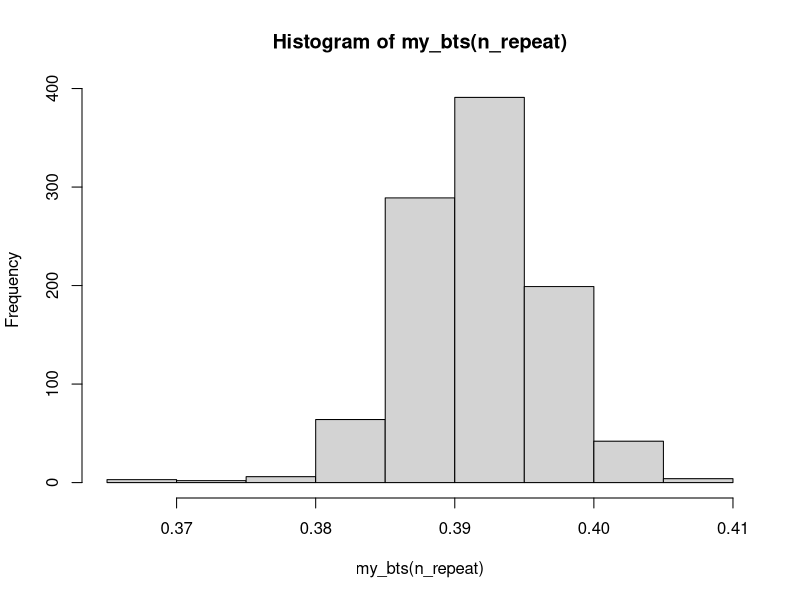
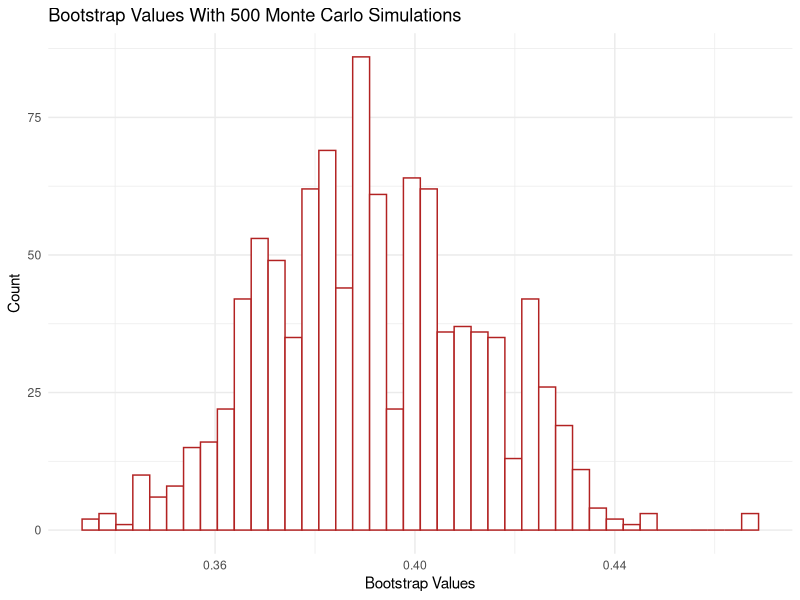
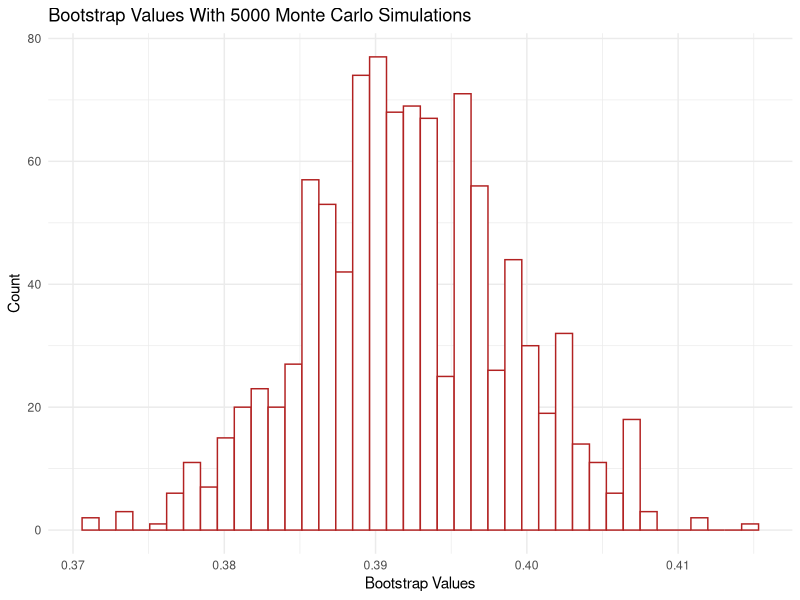
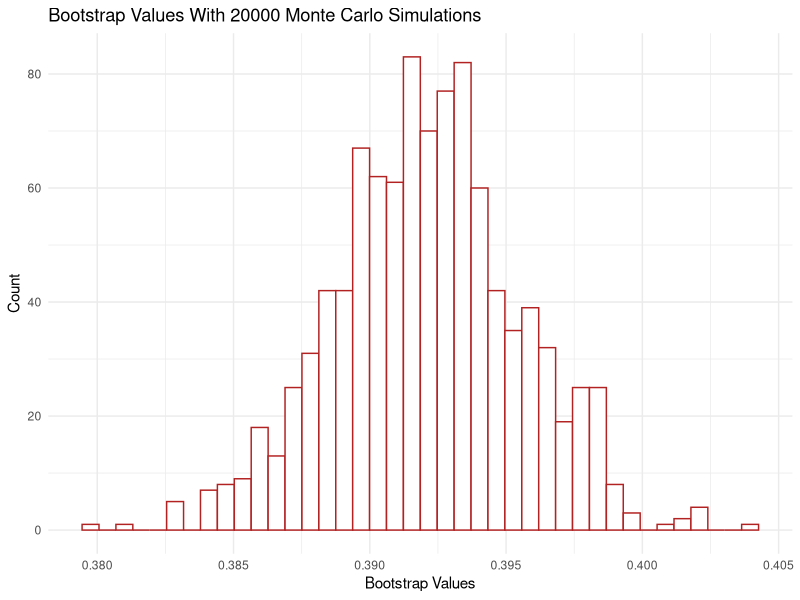

These figures' R source, in order:
## ---- chunk 1
# Include libraries
library(tidyverse)
library(ggplot2)
library(ggpubr)
## ---- chunk 2
# Problem A
# Sample size
n <- 10000
# Pre-allocate memory for storing random samples
X <- rep(NA, n)
Y <- rep(NA, n)
prob <- NA
# For reproducibility
set.seed(777)
# Simple Monte Carlo function to calculate probability Pr(X > Y)
# Input:
#  X - samples from normal distribution,
#  Y - samples from uniform distribution.
# Output:
#  prob - probability Pr(X > Y).
my_mc <- function(n) {
  # Generate samples with given boundaries
  X <- rnorm(n, mean = 4, sd = sqrt(10))
  Y <- runif(n, min = 2, max = 8)
  # Check how many x variables are greater than y variables
  # http://ditraglia.com/Econ103Public/Rtutorials/Rtutorial4.html
  prob <- sum(X > Y) / length(X + Y)
  # I wouldn't use return command normally in this place, since the Tidyverse
  # Style Guide advice against it, unless I wanted the return earlier in the 
  # function. However, I have heard this sometimes gets penalised at the 
  # university, hence, the return command at the end of the function.
  return(prob)
}
## ---- chunk 3
my_mc(n)
## ---- chunk 4
# Bootstrapping to derive the sampling distribution of Pr(X > Y)
# Sample size
n_repeat <- 1000
# Pre-allocate memory for storing results
boot_res <- rep(NA, n_repeat)
prob_res <- rep(NA, n_repeat)
# For reproducibility
set.seed(555)
# Loop across all samples
# Output:
#  boot_res - store vector of the Pr(X > Y) distribution.
my_bts <- function(n_repeat) {
  for (i in seq(n_repeat)) {
  prob_res[i] <- my_mc(n)
  }
  # Resample with replacement
  boot_res <- sample(x = prob_res, size = n_repeat, replace = TRUE)
  # Store results
  return(boot_res)
}
## ---- chunk 5
# Plot the bootstrap results
hist(my_bts(n_repeat))
## ---- chunk 6
# Bootstrap variance changes when sample size for Monte Carlo simulation is
# 500, 5000, 20000. Minimum recommended - 5k, max recommended - 20k.
n <- 500
ggplot() + 
  aes(my_bts(n_repeat)) + 
  geom_histogram(colour = "firebrick", fill = "white", bins = 40) +
  xlab("Bootstrap Values") +
  ylab("Count") +
  ggtitle("Bootstrap Values With 500 Monte Carlo Simulations") +
  theme_minimal()

n <- 5000
ggplot() + 
  aes(my_bts(n_repeat)) + 
  geom_histogram(colour = "firebrick", fill = "white", bins = 40) +
  xlab("Bootstrap Values") +
  ylab("Count") +
  ggtitle("Bootstrap Values With 5000 Monte Carlo Simulations") +
  theme_minimal()

n <- 20000
ggplot() + 
  aes(my_bts(n_repeat)) + 
  geom_histogram(colour = "firebrick", fill = "white", bins = 40) +
  xlab("Bootstrap Values") +
  ylab("Count") +
  ggtitle("Bootstrap Values With 20000 Monte Carlo Simulations") +
  theme_minimal()
## ---- chunk 7
# Count number of games the team needs to play to win or loose the match.
# The team needs to accrue 7 wins or 3 losses (no draws). 
# Pre-allocate memory
games <- NA
wins <- 0
losses <- 0
# To check the distribution
n_reps <- 10000
# For reproducibility
set.seed(333)
# Input:
#  w - wins to finish the match,
#  l - losses to finish the match.
# Output:
#  game_n - number of games played for the match to be finished.
tournament <- function(w, l, n_reps) {
  w <- 7
  l <- 3
  # Pre-allocated memory
  game_n <- rep(NA, n_reps)
  # Looping through samples of winning (w) or loosing (l)
  for (i in 1:n_reps) {
  outcome <- sample(x = c("w", "l"), size = 3, replace = TRUE)
  # Looping while the outcome of the game reaches w or l value
  while (all(c((sum(outcome == "w") < w), (sum(outcome == "l") < l)))) {
    outcome <- c(outcome, sample(x = c("w", "l"), size = 1, replace = TRUE))
  }
  # Store number of games played when match is over
  game_n[i] <- length(outcome)
  }
  return(game_n)
}
## ---- chunk 8
# Plot how the total number of matches played (i.e. wins + losses) varies as a 
# function of p.
tournament_plot <- data_frame(val = tournament(w, l, n_reps)) %>%
  ggplot(., aes(val)) + 
  xlab("Number of Games Played") +
  ylab("Count") +
  ggtitle("Games Played to Finish The Match") +
  theme_minimal() +
  geom_bar(colour = "firebrick", fill = "white")
